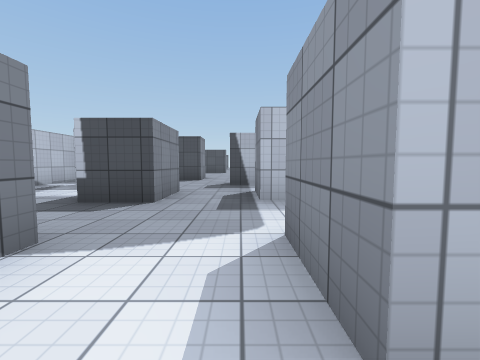
[1] (above)

24 first-person views from a walk through a Unity game level. The camera is 1.2 m above the floor, tilts 4° down and sees 90° across. The floor is counted in squares, 2 m on a side. Each view is taken from the middle of a square. On the plan, view 1 faces up. The plan holds only what a view shows up to about 9 squares ahead; the rest is blank. The player is left out. Surface patterns are stand-ins for the level's own textures.

[2]
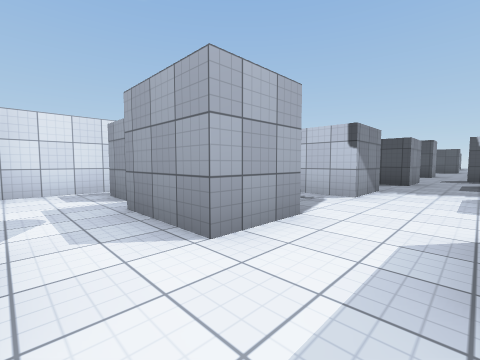

[3]
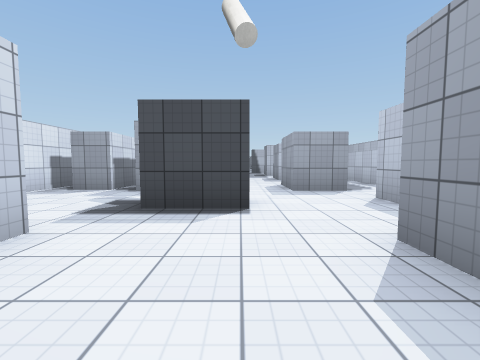

[4]
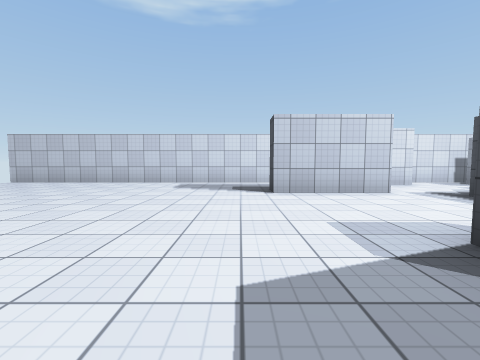

[5]
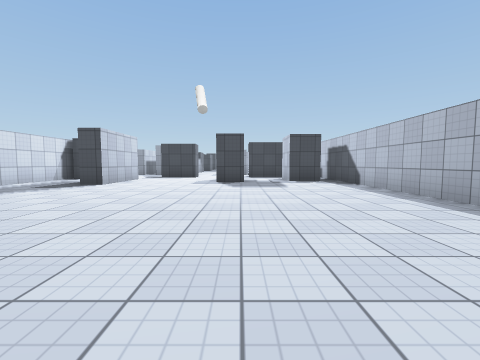

[6]
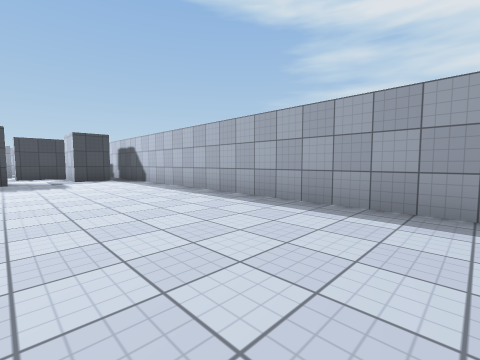

[7]
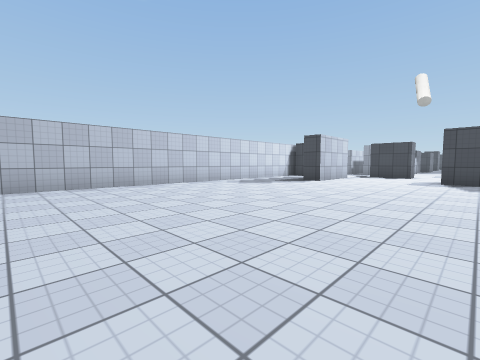

[8]
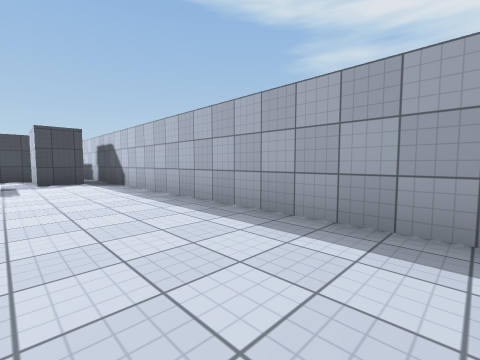

[9]
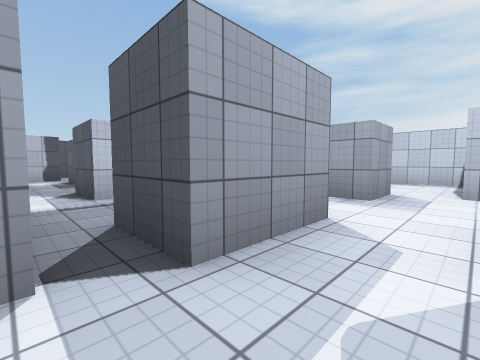

[10]
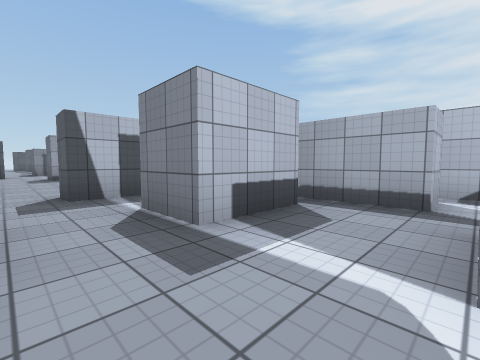

[11]
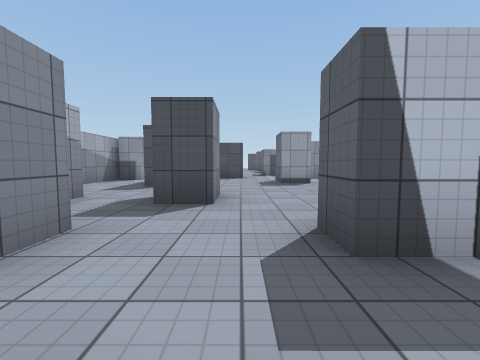

[12]
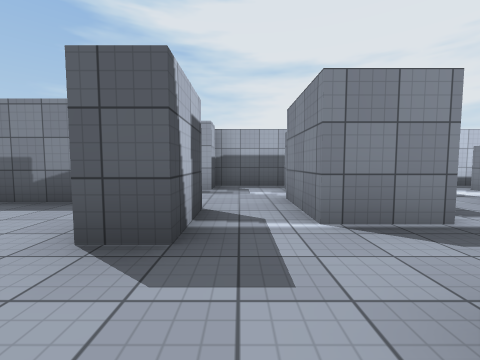

[13]
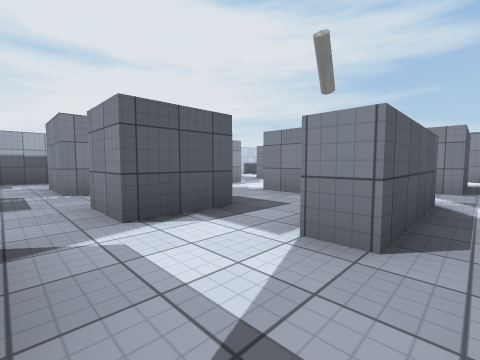

[14]
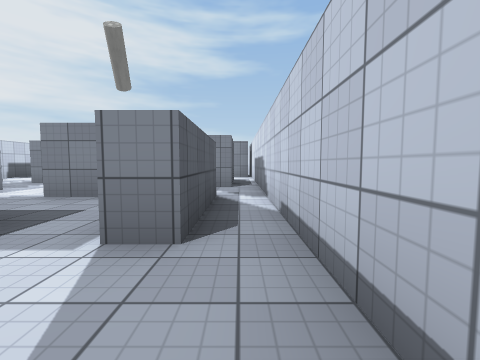

[15]
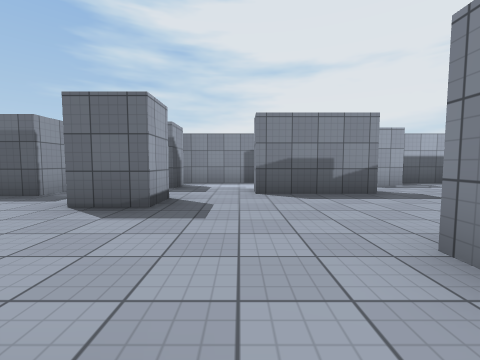

[16]
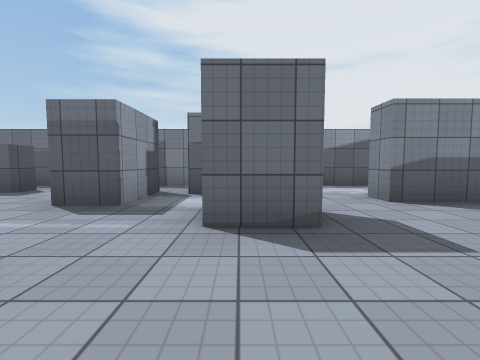

[17]
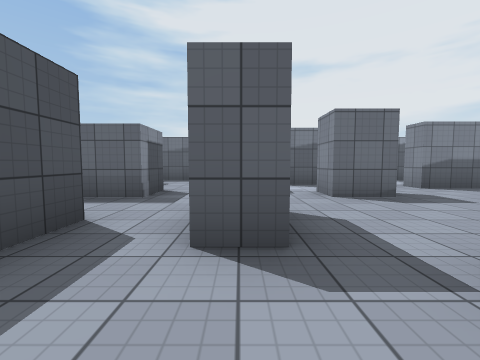

[18]
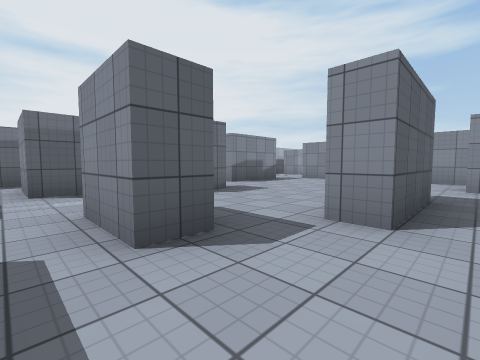

[19]
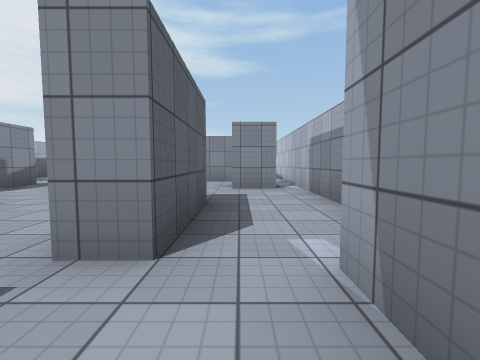

[20]
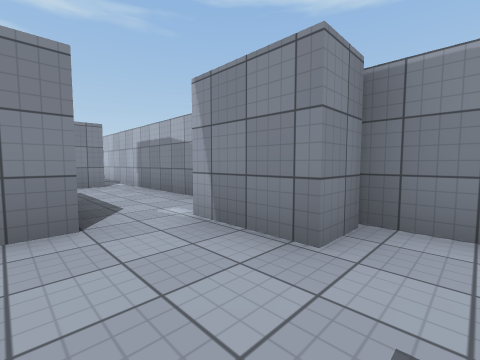

[21]
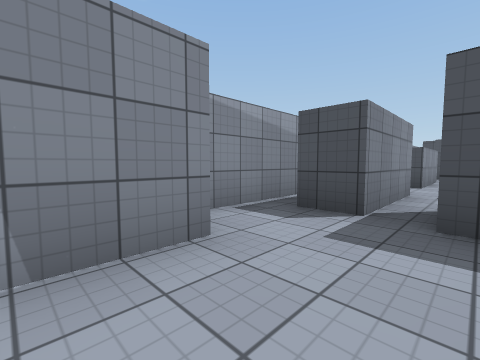

[22]
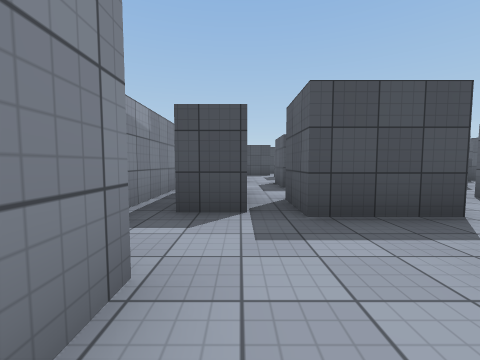

[23]
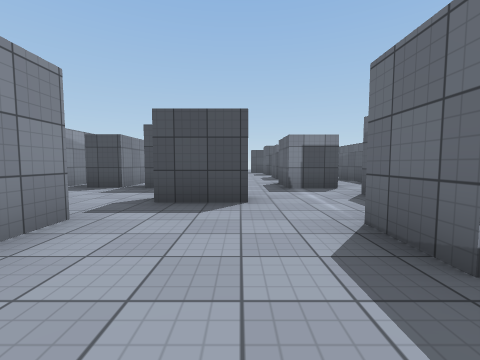

[24]
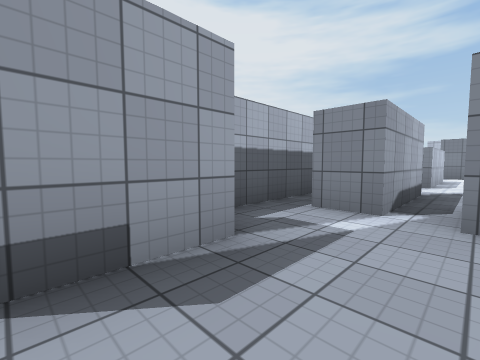

### Floor plan
Key: @ floor where view 1 was taken; # wall or solid block; x gap in a wall; . floor; T thing the floor can be seen under or through.
Columns run from 6 left of view 1 to 5 right of it. Each row starts with its distance up from view 1.
 23   #.
 22   #.     #
 21   ##   # .
 20 # .#  ...#
 19 #.#. ....#
 18 #.## ..#.#.#
 17 #.###..#...#
 16 #..........#
 15 ##..##..##.#
 14 ##.......#.#
 13 #..#...#.#.#
 12 #..#.......#
 11 #..........#
 10 #.......#..#
  9 #.#.#...#  #
  8 #.#.......#
  7 #.##..##..##
  6 #..........#
  5 #...#..#TT.#
  4 #.#.#..#TT.#
  3 #.#......T.#
  2 #.#........#
  1 #...#..#...#
  0 #.....@..#.#
 -1 #.#......# #
 -2 #.###..#...#
 -3 #..........#
 -4 #.......##.#
 -5 ##..##.....#
 -6 #..#.....#.#
 -7 #..#...#...#
 -8 #..#.......#
 -9 #..........#
-10 #..........#
-11 #..........#
-12 #..........#
-13 #..........#
-14 #..........#
-15 #..........#
-16 x..........x

Positions as (right, up) in squares from view 1, and headings:
1: (0, 0), facing up
2: (0, -4), facing up-left
3: (-1, -8), facing up
4: (2, -9), facing left
5: (1, -15), facing up
6: (1, -16), facing up-right
7: (1, -16), facing up-left
8: (2, -15), facing up-right
9: (-4, -4), facing up-right
10: (-1, 2), facing up-right
11: (-1, 5), facing up
12: (-2, 6), facing right
13: (-5, 6), facing down-right
14: (-5, 6), facing down
15: (-3, 11), facing right
16: (-2, 13), facing right
17: (-4, 15), facing right
18: (-4, 16), facing down-right
19: (-4, 15), facing down
20: (-3, 16), facing down-left
21: (-3, 14), facing up-left
22: (-4, 14), facing up
23: (-1, 11), facing up
24: (2, 8), facing down-right
